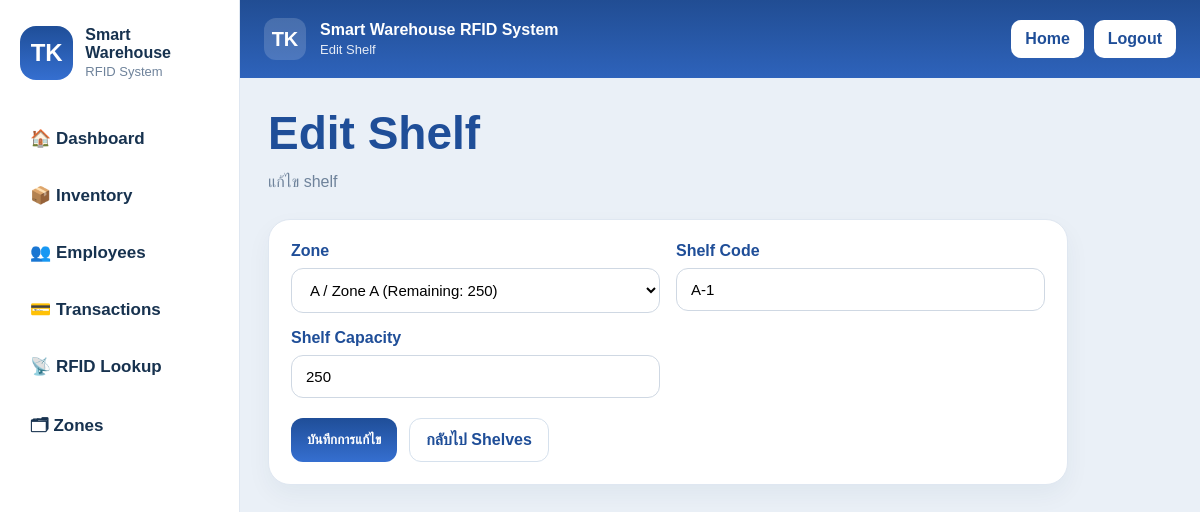
The page /smarthouse-rfid/shelves_edit.php?id=11 (signed in) on the database its author committed.
### tables this page shows
CREATE TABLE `shelves` (
  `shelf_id` int(11) NOT NULL,
  `zone_id` int(11) NOT NULL,
  `shelf_code` varchar(50) NOT NULL,
  `shelf_capacity` int(11) NOT NULL DEFAULT 0
);

### smarthouse-rfid/shelves_edit.php (the view, shortened to what this page needs)
<?php
require_once __DIR__ . '/config/db.php';
$shelf_id = (int)($_GET['id'] ?? $_POST['shelf_id'] ?? 0);
$zones = $pdo->query("
    SELECT
        z.zone_id,
        z.zone_code,
        z.zone_name,
        z.total_capacity,
        COALESCE(SUM(s.shelf_capacity), 0) AS used_capacity,
        z.total_capacity - COALESCE(SUM(s.shelf_capacity), 0) AS remaining_capacity
    FROM zones z
    LEFT JOIN shelves s ON z.zone_id = s.zone_id
    GROUP BY z.zone_id, z.zone_code, z.zone_name, z.total_capacity
    ORDER BY z.zone_code
")->fetchAll();
$stmt = $pdo->prepare("
    SELECT shelf_id, zone_id, shelf_code, shelf_capacity
    FROM shelves
    WHERE shelf_id = ?
    LIMIT 1
");
$stmt->execute([$shelf_id]);
$shelf = $stmt->fetch();
require __DIR__ . '/includes/layout.php';
require __DIR__ . '/includes/header.php';
?>
<h1 class="page-title">Edit Shelf</h1>
<div class="page-sub">แก้ไข shelf</div>
<div class="card" style="padding:22px;max-width:800px;">
  <form method="post">
    <div class="form-grid">
      <div>
        <label class="form-label">Zone</label>
        <select name="zone_id" class="form-control" required>
          <?php foreach ($zones as $z): ?>
            <option value="<?php echo (int)$z['zone_id']; ?>" <?php echo ((int)$shelf['zone_id'] === (int)$z['zone_id']) ? 'selected' : ''; ?>>
              <?php echo htmlspecialchars($z['zone_code'] . ' / ' . $z['zone_name'] . ' (Remaining: ' . $z['remaining_capacity'] . ')'); ?>
            </option>
          <?php endforeach; ?>
        </select>
      </div>
      <div>
        <label class="form-label">Shelf Code</label>
        <input name="shelf_code" class="form-control" value="<?php echo htmlspecialchars($shelf['shelf_code']); ?>" required>
      </div>
      <div>
        <label class="form-label">Shelf Capacity</label>
        <input type="number" name="shelf_capacity" class="form-control" value="<?php echo (int)$shelf['shelf_capacity']; ?>" required>
      </div>
    </div>
    <div class="mt-20" style="display:flex;gap:12px;flex-wrap:wrap;">
      <button type="submit" class="btn-primary">บันทึกการแก้ไข</button>
      <a href="shelves.php" class="btn-light">กลับไป Shelves</a>
    </div>
  </form>
</div>
<?php require __DIR__ . '/includes/footer.php'; ?>

### smarthouse-rfid/includes/layout.php (style rules this page uses)
* { box-sizing: border-box; }
body { margin: 0; font-family: Arial, Helvetica, sans-serif; background: #eaf0f7; color: #17324f; }
a { text-decoration: none; }
.page-title { font-size: 46px; color: #1f4e98; margin: 0 0 8px; font-weight: 800; }
.page-sub { color: #6f839b; line-height: 1.8; margin-bottom: 22px; }
.card { background: #fff; border: 1px solid #dfe7f1; border-radius: 22px; box-shadow: 0 10px 24px rgba(25,52,77,.05); }
.btn-light { display: inline-block; background: #fff; border: 1px solid #d6e1ed; color: #1f4e98; padding: 12px 16px; border-radius: 12px; font-weight: 700; }
.btn-primary { display: inline-block; background: linear-gradient(180deg, #1f4e98, #356fd0); color: #fff; padding: 12px 16px; border-radius: 12px; font-weight: 700; border: 0; }
.form-grid { display: grid; grid-template-columns: 1fr 1fr; gap: 16px; }
.form-label { display: block; margin-bottom: 8px; font-weight: 700; color: #1f4e98; }
.form-control { width: 100%; padding: 12px 14px; border: 1px solid #cfd8e3; border-radius: 12px; background: #fff; font-size: 15px; outline: none; }
input.form-control, select.form-control, textarea.form-control { width: 100%; }
.mt-20 { margin-top: 20px; }

### rows shown on the page
shelves: zone_id "A / Zone A (Remaining: 250)", shelf_code "A-1", shelf_capacity "250"

### other values the page prints
$pageTitle "Edit Shelf"
